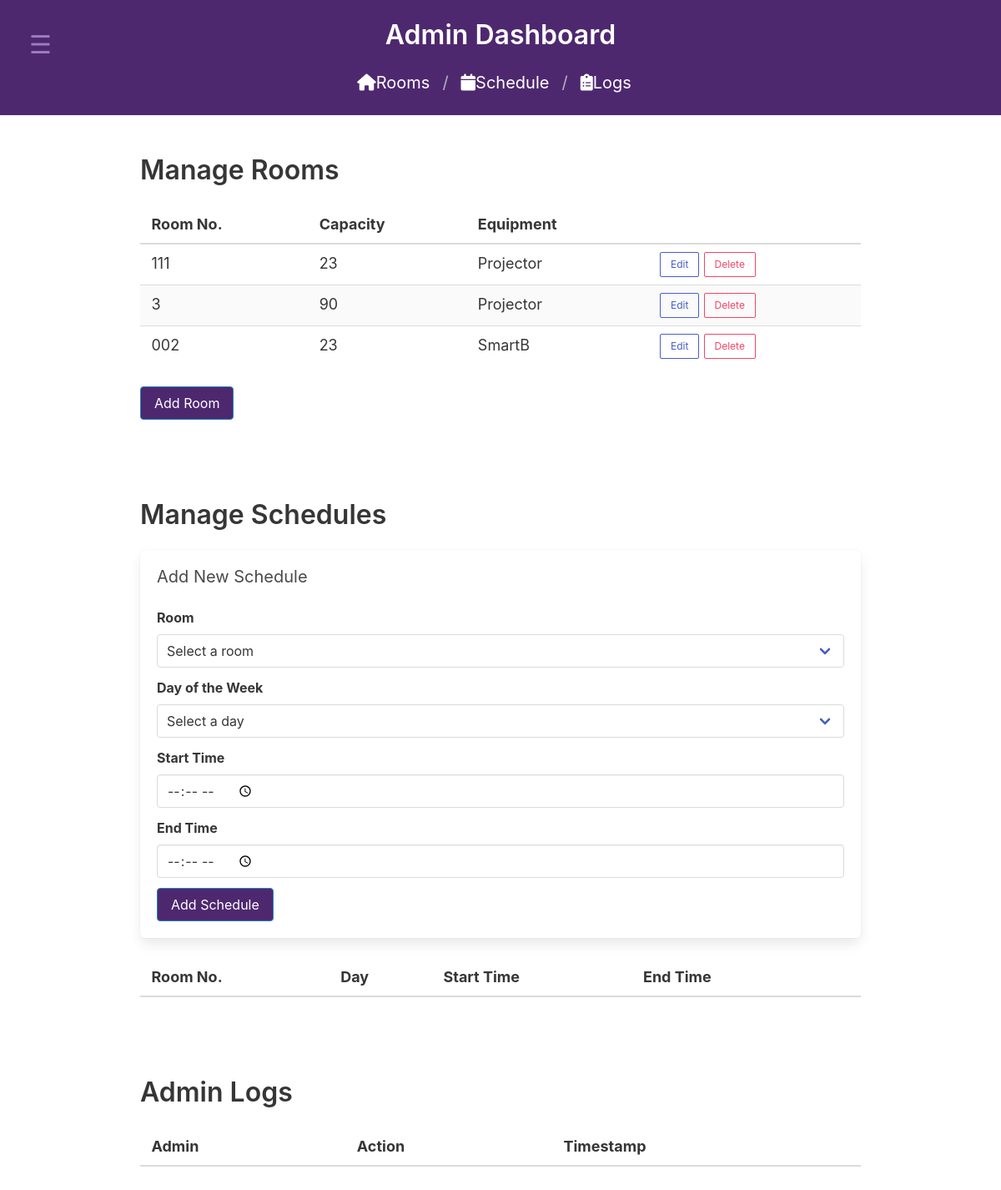
The page /AdminFuncs/admin.php (signed in) on the database its author committed.
### tables this page shows
CREATE TABLE `rooms` (
  `room_id` int(11) NOT NULL,
  `name` varchar(100) NOT NULL,
  `capacity` int(11) NOT NULL,
  `equipment` varchar(255) DEFAULT NULL,
  `created_at` timestamp NOT NULL DEFAULT current_timestamp()
);

### AdminFuncs/admin.php (the view, shortened to what this page needs)
<?php
require '../config/db_config.php';
$stmt = $pdo->prepare("SELECT * FROM rooms");
$stmt->execute();
$rooms = $stmt->fetchAll(PDO::FETCH_ASSOC);
?>
<!DOCTYPE html>
<html lang="en">
<head>
    <link rel="stylesheet" href="https://cdn.jsdelivr.net/npm/bulma@0.9.4/css/bulma.min.css">
    <link rel="stylesheet" href="custom.css">
    <link href="https://cdnjs.cloudflare.com/ajax/libs/font-awesome/6.0.0-beta3/css/all.min.css" rel="stylesheet">
</head>
<body>
<div class="main-content" id="mainContent">
    <button class="toggle-btn" onclick="toggleSidebar()">&#9776;</button>
</div>
<section class="hero is-small is-primary">
    <div class="hero-body">
        <p class="title">Admin Dashboard</p>
        <nav class="breadcrumb is-medium" aria-label="breadcrumbs">
            <ul>
                <li><a href="#manage-rooms"><i class="fas fa-home"></i> Rooms</a></li>
                <li><a href="#manage-schedules"><i class="fas fa-calendar"></i> Schedule</a></li>
                <li><a href="#admin-logs"><i class="fas fa-clipboard-list"></i> Logs</a></li>
            </ul>
        </nav>
    </div>
</section>
<main class="container">
    <section id="manage-rooms" class="section">
        <h2 class="title">Manage Rooms</h2>
        <div class="table-container">
            <table class="table is-striped is-hoverable is-fullwidth">
                <thead>
                    <tr>
                        <th>Room No.</th>
                        <th>Capacity</th>
                        <th>Equipment</th>
                        <th></th>
                    </tr>
                </thead>
                <tbody>
                    <?php foreach ($rooms as $room): ?>
                        <tr id="room-row-<?= $room['room_id'] ?>">
                            <td class="room-name"><?= htmlspecialchars($room['name']) ?></td>
                            <td class="room-capacity"><?= htmlspecialchars($room['capacity']) ?></td>
                            <td class="room-equipment"><?= htmlspecialchars($room['equipment']) ?></td>
                            <td>
                                <button class="button is-link is-outlined is-small" onclick="editRoom(<?= $room['room_id'] ?>)">Edit</button>
                                <button class="button is-danger is-outlined is-small" onclick="deleteRoom(<?= $room['room_id'] ?>)">Delete</button>
                            </td>
                        </tr>
                    <?php endforeach; ?>
                </tbody>
            </table>
        </div>
        <button class="button is-primary" onclick="addRoom()">Add Room</button>
    </section>
    <section id="manage-schedules" class="section">
        <h2 class="title">Manage Schedules</h2>
        <div class="box">
            <h3 class="subtitle">Add New Schedule</h3>
            <form method="POST" action="">
                <div class="field">
                    <label class="label" for="room_id">Room</label>
                    <div class="control">
                        <div class="select is-fullwidth">
                            <select name="room_id" required>
                                <option value="">Select a room</option>
                            </select>
                        </div>
                    </div>
                </div>
                <div class="field">
                    <label class="label" for="day_of_week">Day of the Week</label>
                    <div class="control">
                        <div class="select is-fullwidth">
                            <select name="day_of_week" required>
                                <option value="">Select a day</option>
                            </select>
                        </div>
                    </div>
                </div>
                <div class="field">
                    <label class="label" for="start_time">Start Time</label>
                    <div class="control">
                        <input class="input" type="time" name="start_time" required>
                    </div>
                </div>
                <div class="field">
                    <label class="label" for="end_time">End Time</label>
                    <div class="control">
                        <input class="input" type="time" name="end_time" required>
                    </div>
                </div>
                <div class="field">
                    <div class="control">
                        <button class="button is-primary" type="button" onclick="addSchedule()">Add Schedule</button>
                    </div>
                </div>
            </form>
        </div>
        <div class="table-container">
            <table class="table is-striped is-hoverable is-fullwidth">
                <thead>
                    <tr>
                        <th>Room No.</th>
                        <th>Day</th>
                        <th>Start Time</th>
                        <th>End Time</th>
                        <th></th>
                    </tr>
                </thead>
            </table>
        </div>
    </section>
    <section id="admin-logs" class="section">
        <h2 class="title">Admin Logs</h2>
        <div class="table-container">
            <table class="table is-striped is-hoverable is-fullwidth">
                <thead>
                    <tr>
                        <th>Admin</th>
                        <th>Action</th>
                        <th>Timestamp</th>
                    </tr>
                </thead>
            </table>
        </div>
    </section>
</main>
</body>
</html>

### AdminFuncs/custom.css (style rules this page uses)
.button.is-primary { background-color: rgb(78, 40, 111); border-color: #2980b9; color: white; }
.is-primary { background-color: rgb(78, 40, 111) !important; border-color: #2980b9 !important; }
.table th, .table td { font-size: 18px; }
.main-content { margin-left: 250px; transition: margin-left 0.3s ease; }
.hero-body { display: flex; flex-direction: column; align-items: center; justify-content: center; text-align: center; }
.main-content .toggle-btn { font-size: 30px; background: none; border: none; color: #9B7EBD; cursor: pointer; position: fixed; top: 20px; left: 20px; z-index: 1100; padding: 15px; border-radius: 5px; }

### rows shown on the page
rooms: name "111", capacity "23", equipment "Projector"
rooms: name "3", capacity "90", equipment "Projector"
rooms: name "002", capacity "23", equipment "SmartB"
